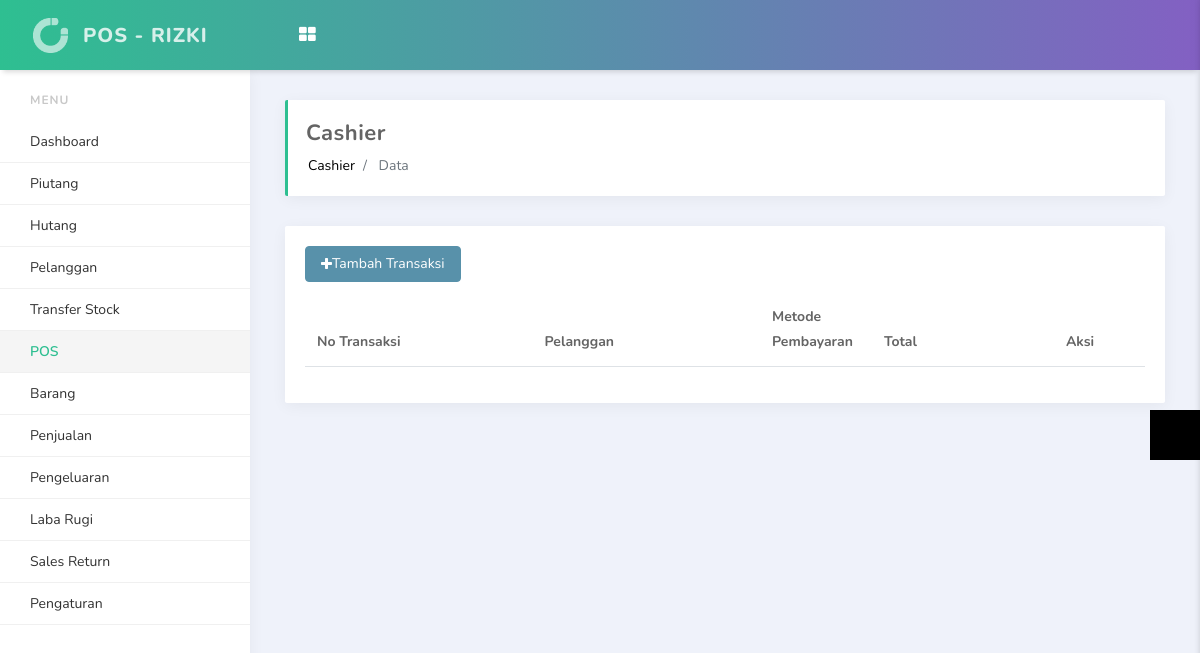
The app's page /index.php/cashier/data (signed in), older data.
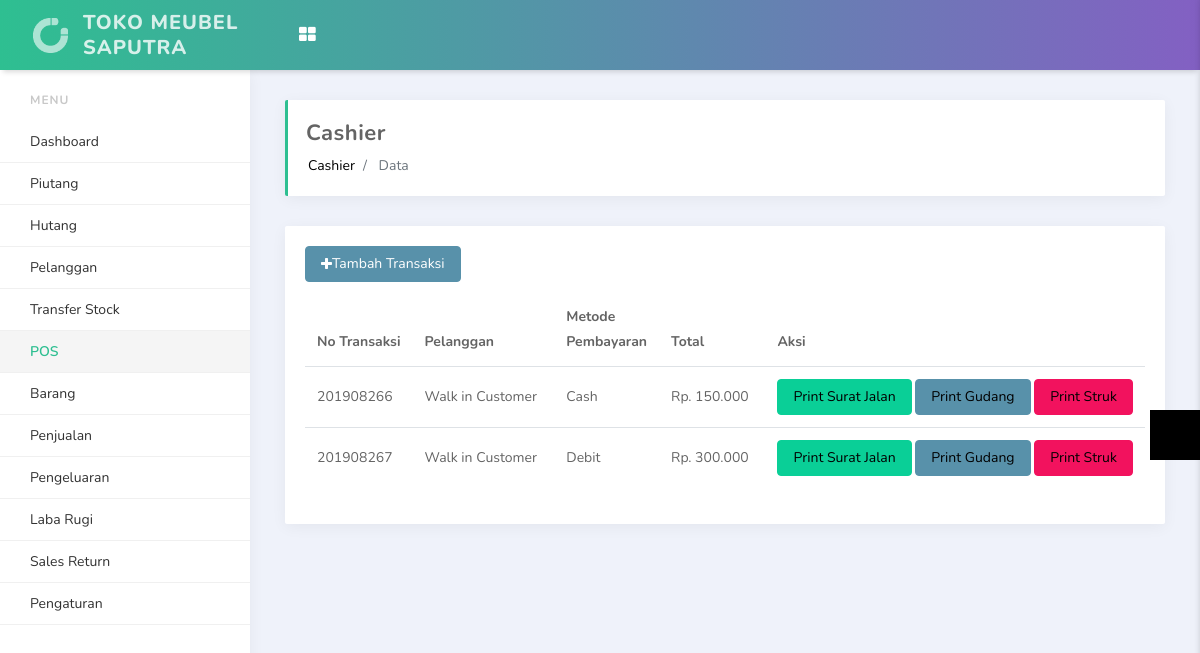
The same page, newer data.
### tables this page shows
CREATE TABLE `site_setting` (
  `id` int(11) NOT NULL,
  `site_name` varchar(499) NOT NULL,
  `site_logo` varchar(255) NOT NULL,
  `timezone` varchar(499) NOT NULL,
  `pagination` int(11) NOT NULL,
  `tax` double(11,2) NOT NULL,
  `currency` char(3) NOT NULL,
  `address` text NOT NULL,
  `datetime_format` varchar(30) NOT NULL,
  `display_product` int(11) NOT NULL,
  `display_keyboard` int(11) NOT NULL,
  `default_customer_id` int(11) NOT NULL,
  `updated_user_id` int(11) NOT NULL,
  `updated_datetime` datetime NOT NULL
);

CREATE TABLE `sales` (
  `id` int(11) NOT NULL,
  `code` char(10) NOT NULL,
  `created_date` date NOT NULL,
  `created_id` int(11) NOT NULL,
  `customer_id` int(11) NOT NULL,
  `total_deal` double NOT NULL,
  `total_print` double NOT NULL,
  `method_id` int(11) NOT NULL,
  `bank_id` char(3) NOT NULL,
  `no_rek` varchar(50) NOT NULL
);

CREATE TABLE `customers` (
  `id` int(11) NOT NULL,
  `fullname` varchar(499) NOT NULL,
  `email` varchar(499) NOT NULL,
  `mobile` varchar(255) NOT NULL,
  `address` text NOT NULL,
  `created_user_id` int(11) NOT NULL,
  `created_datetime` datetime NOT NULL
);

CREATE TABLE `payment_method` (
  `id` int(11) NOT NULL,
  `name` varchar(255) NOT NULL,
  `created_user_id` int(11) NOT NULL,
  `created_datetime` datetime NOT NULL,
  `updated_user_id` int(11) NOT NULL,
  `updated_datetime` datetime NOT NULL,
  `status` int(1) NOT NULL
);

### application/controllers/Cashier.php (called while the page is built, shortened)
<?php
class Cashier extends CI_Controller
{
	function __construct()
	{
        $this->load->model('Cashier_model');
		$this->load->model('Inventory_model');
		$this->load->model('Customers_model');
        $this->load->model('Outlets_model');
		$this->load->model('Constant_model');
	}
    function data(){
        $data['lang_dashboard'] = $this->lang->line('dashboard');
        $data['lang_transfer_stock'] = $this->lang->line('transfer_stock');
        $data['lang_customers'] = $this->lang->line('customers');
        $data['lang_gift_card'] = $this->lang->line('gift_card');
        $data['lang_add_gift_card'] = $this->lang->line('add_gift_card');
        $data['lang_list_gift_card'] = $this->lang->line('list_gift_card');
        $data['lang_debit'] = $this->lang->line('debit');
        $data['lang_sales'] = $this->lang->line('sales');
        $data['lang_today_sales'] = $this->lang->line('today_sales');
        $data['lang_opened_bill'] = $this->lang->line('opened_bill');
        $data['lang_reports'] = $this->lang->line('reports');
        $data['lang_sales_report'] = $this->lang->line('sales_report');
        $data['lang_expenses'] = $this->lang->line('expenses');
        $data['lang_expenses_category'] = $this->lang->line('expenses_category');
        $data['lang_pnl'] = $this->lang->line('pnl');
        $data['lang_pnl_report'] = $this->lang->line('pnl_report');
        $data['lang_pos'] = $this->lang->line('pos');
        $data['lang_return_order'] = $this->lang->line('return_order');
        $data['lang_return_order_report'] = $this->lang->line('return_order_report');
        $data['lang_inventory'] = $this->lang->line('inventory');
        $data['lang_products'] = $this->lang->line('products');
        $data['lang_list_products'] = $this->lang->line('list_products');
        $data['lang_print_product_label'] = $this->lang->line('print_product_label');
        $data['lang_product_category'] = $this->lang->line('product_category');
        $data['lang_purchase_order'] = $this->lang->line('purchase_order');
        $data['lang_setting'] = $this->lang->line('setting');
        $data['lang_outlets'] = $this->lang->line('outlets');
        $data['lang_users'] = $this->lang->line('users');
        $data['lang_suppliers'] = $this->lang->line('suppliers');
        $data['lang_system_setting'] = $this->lang->line('system_setting');
        $data['lang_payment_methods'] = $this->lang->line('payment_methods');
        $data['lang_logout'] = $this->lang->line('logout');
        $data['lang_point_of_sales'] = $this->lang->line('point_of_sales');
        $data['lang_amount'] = $this->lang->line('amount');
        $data['lang_monthly_sales_outlet'] = $this->lang->line('monthly_sales_outlet');
        $data['lang_add_customer'] = $this->lang->line('add_customer');
        $data['lang_export'] = $this->lang->line('export');
        $data['lang_search'] = $this->lang->line('search');
        $today_start = date('Y-m-d 00:00:00', time());
        $today_end = date('Y-m-d 23:59:59', time());
        $data['data_transaksi'] = $this->Constant_model->manualQerySelect("SELECT sales.*,customers.fullname,payment_method.name FROM sales JOIN customers ON sales.customer_id = customers.id JOIN payment_method ON sales.method_id = payment_method.id WHERE sales.created_date BETWEEN '$today_start' AND '$today_end'");
        $this->load->view('cashier_data',$data);
    }
}
 ?>

### index.php (called while the page is built, shortened)
<?php
require_once BASEPATH.'core/CodeIgniter.php';

### application/models/Constant_model.php (called while the page is built, shortened)
<?php
class Constant_model extends CI_Model
{
    public function manualQerySelect($query){
        return $this->db->query($query)->result_array();
    }
}

### application/views/cashier_data.php (the view, shortened to what the changed rows need)
<?php
    require_once 'includes/header4.php';
?>
<section id="content">
	<div class="row">
		<div class="col-md-12">
			<div class="card">
				<div class="card-body">
					<div class="row" style="margin-top: 10px;">
						<div class="col-md-12">
						<div class="table-responsive">
							<table class="table">
							    <thead>
							    	<tr>
								    	<th width="25%">No Transaksi</th>
									    <th width="25%">Pelanggan</th>
									    <th width="10%">Metode Pembayaran</th>
									    <th width="20%">Total</th>
									    <th width="10%">Aksi</th>
									</tr>
							    </thead>
								<tbody>
									<?php foreach ($data_transaksi as $data): ?>
										<tr>
											<td><?php echo $data['code'] ?></td>
											<td><?php echo $data['fullname'] ?></td>
											<td><?php echo $data['name'] ?></td>
											<td>Rp. <?php echo number_format($data['total_deal'],0,',','.') ?></td>
											<td>
												<a href="<?php echo base_url() ?>index.php/cashier/print_do/<?php echo $data['id'] ?>" target="_blank" class="btn btn-success">Print Surat Jalan</a>
												<a href="<?php echo base_url() ?>index.php/cashier/print_gudang/<?php echo $data['id'] ?>" target="_blank" class="btn btn-primary">Print Gudang</a>
												<a href="<?php echo base_url() ?>index.php/cashier/print/<?php echo $data['id'] ?>" target="_blank" class="btn btn-danger">Print Struk</a>
											</td>
										</tr>
									<?php endforeach ?>
								</tbody>
							</table>
						</div>
						</div>
					</div>
				</div>
			</div>
		</div>
	</div>
</section>
<?php
    require_once 'includes/footer4.php';
?>

### application/views/includes/header4.php (shortened to what the changed rows need)
<?php
    $settingResult = $this->db->get_where('site_setting');
    $settingData = $settingResult->row();
    $setting_site_name = $settingData->site_name;
 ?>
<!doctype html>
<html lang="en">
<head>
    <link rel="stylesheet" href="<?php echo base_url() ?>assets/vendors/bundle.css" type="text/css">
    <link rel="stylesheet" href="<?php echo base_url() ?>assets/vendors/datepicker/daterangepicker.css">
    <link rel="stylesheet" href="<?php echo base_url() ?>assets/vendors/vmap/jqvmap.min.css">
    <link rel="stylesheet" href="<?php echo base_url() ?>assets/css/app.min.css" type="text/css">
    <link rel="stylesheet" href="<?php echo base_url() ?>assets/css/custom.css" type="text/css">
    <link rel="stylesheet" type="text/css" href="https://stackpath.bootstrapcdn.com/font-awesome/4.7.0/css/font-awesome.min.css">
</head>
<body>
<nav class="navbar">
    <div class="container-fluid">
        <div class="header-logo">
            <a href="#">
                <img src="<?php echo base_url() ?>assets/media/image/light-logo.png" alt="...">
                <span class="logo-text d-none d-lg-block"><?php echo $setting_site_name ?></span>
            </a>
        </div>
    </div>
</nav>
<main class="main-content">
    <div class="container-fluid">

Row changes from the older to the newer data that the page shows:
changed site_setting: site_name "POS - RIZKI" → "TOKO MEUBEL SAPUTRA"
added sales: code "201908266", customer.fullname "Walk in Customer", payment_method.name "Cash", total_deal "150.000"
added sales: code "201908267", customer.fullname "Walk in Customer", payment_method.name "Debit", total_deal "300.000"
